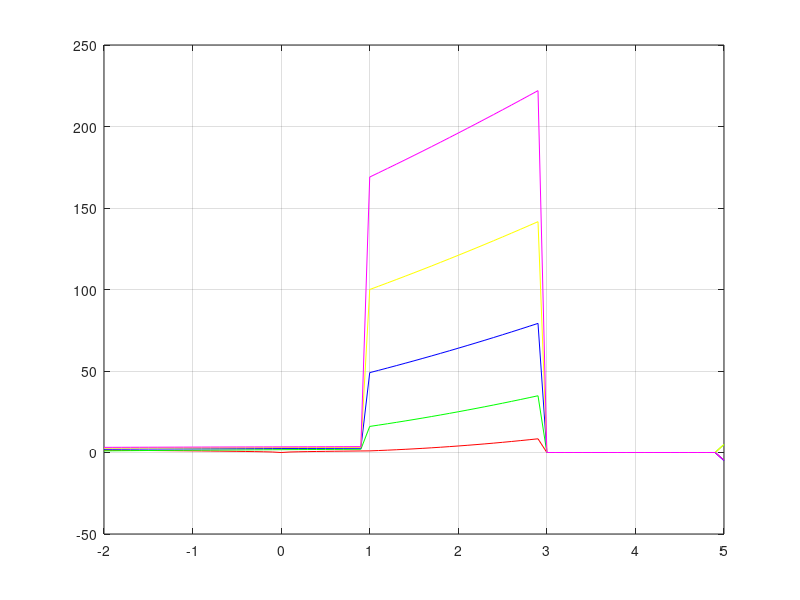

This chart was generated by the following MATLAB code:
function task2()
    AB=-2:0.1:5;
    f=zeros(5,numel(AB));
    for ind=1:numel(AB)
        x=AB(ind):3:(AB(ind)+15);
        for i=1:5
            if (x(1)<1)
                f(i,ind)=sqrt(abs(x(i)));
            elseif ((x(1)>=1) && (x(1)<3))
                f(i,ind)=x(i)*x(i);
            elseif (x(1)>=5)
                f(i,ind)=5*sin(x(i));
            end
        end
    end
    for i=1:5
        switch i
            case 1
                col='r';
            case 2
                col='g';
            case 3
                col='b';
            case 4
                col='y';
            case 5
                col='m';
        end
        plot(AB,f(i,:),col);
        grid on;
        hold on;
    end
end

